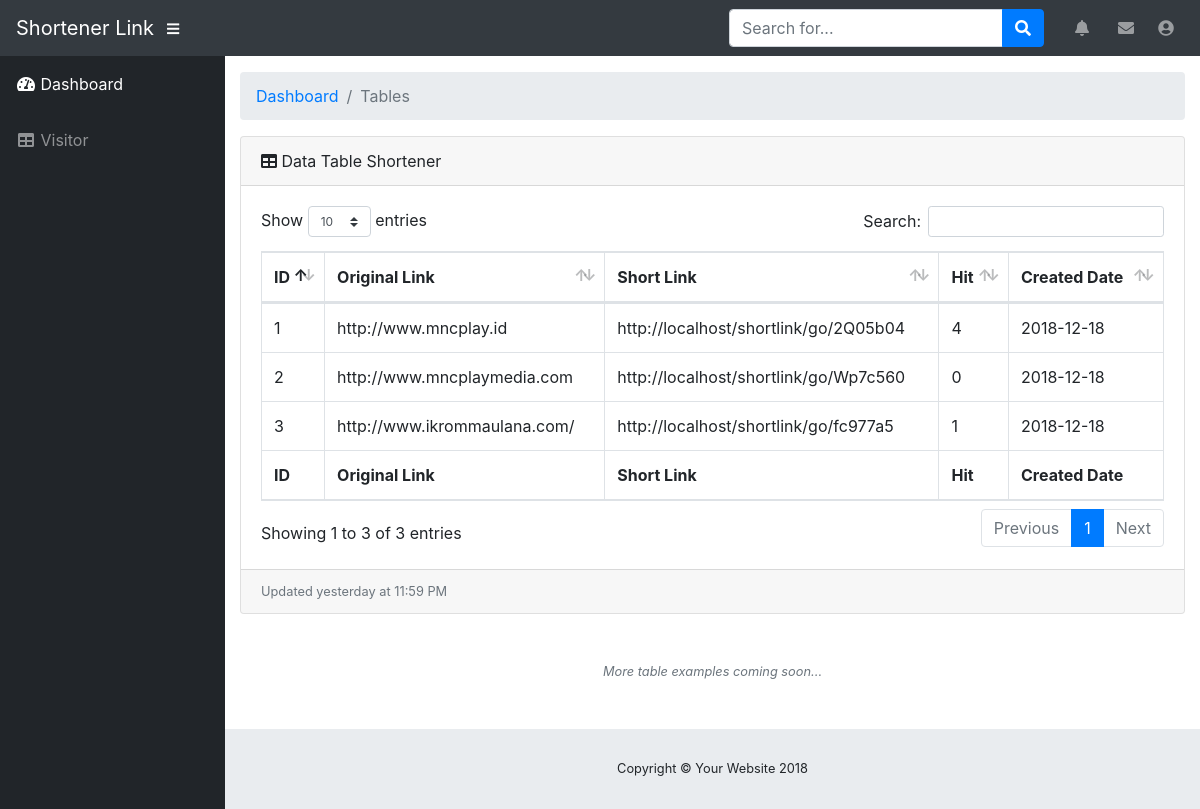
The page /index.php/dashboard on the database its author committed.
### tables this page shows
CREATE TABLE `url` (
  `id` int(11) NOT NULL,
  `original_link` varchar(300) NOT NULL,
  `short_link` varchar(200) NOT NULL,
  `hit` int(11) NOT NULL,
  `status` int(11) NOT NULL DEFAULT '1',
  `created_date` date NOT NULL
);

### application/controllers/Dashboard.php (called while the page is built, shortened)
<?php
class Dashboard extends CI_Controller {
	function __construct()
    {
        $this->load->database();
		$this->load->model('mshort');
        $this->load->helper('url','form');
        $this->load->library('form_validation');
    }
	public function index()
	{
		$data['url']	= $this->mshort->get_url()->result();
		$this->load->view('dashboard',$data);
	}
}

### index.php (called while the page is built, shortened)
<?php
require_once BASEPATH.'core/CodeIgniter.php';

### application/models/Mshort.php (called while the page is built, shortened)
<?php  if ( ! defined('BASEPATH')) exit('No direct script access allowed');
Class Mshort extends CI_Model {
    function get_url(){
    	$query = $this->db->get('url');
    	return $query;
    }
}

### application/views/dashboard.php (the view, shortened to what this page needs)
<!DOCTYPE html>
<html lang="en">
  <head>
    <link href="<?php echo base_url(); ?>assets/css/bootstrap.min.css" rel="stylesheet">
    <link href="<?php echo base_url(); ?>assets/css/all.min.css" rel="stylesheet" type="text/css">
    <link href="<?php echo base_url(); ?>assets/css/dataTables.bootstrap4.css" rel="stylesheet">
    <link href="<?php echo base_url(); ?>assets/css/sb-admin.css" rel="stylesheet">
  </head>
  <body id="page-top">
    <nav class="navbar navbar-expand navbar-dark bg-dark static-top">
      <a class="navbar-brand mr-1" href="<?php echo base_url(); ?>">Shortener Link</a>
      <button class="btn btn-link btn-sm text-white order-1 order-sm-0" id="sidebarToggle" href="#">
        <i class="fas fa-bars"></i>
      </button>
      <form class="d-none d-md-inline-block form-inline ml-auto mr-0 mr-md-3 my-2 my-md-0">
        <div class="input-group">
          <input type="text" class="form-control" placeholder="Search for..." aria-label="Search" aria-describedby="basic-addon2">
          <div class="input-group-append">
            <button class="btn btn-primary" type="button">
              <i class="fas fa-search"></i>
            </button>
          </div>
        </div>
      </form>
      <ul class="navbar-nav ml-auto ml-md-0">
        <li class="nav-item dropdown no-arrow mx-1">
          <a class="nav-link dropdown-toggle" href="#" role="button" data-toggle="dropdown" aria-haspopup="true" aria-expanded="false">
            <i class="fas fa-bell fa-fw"></i>
          </a>
        </li>
        <li class="nav-item dropdown no-arrow mx-1">
          <a class="nav-link dropdown-toggle" href="#" role="button" data-toggle="dropdown" aria-haspopup="true" aria-expanded="false">
            <i class="fas fa-envelope fa-fw"></i>
          </a>
        </li>
        <li class="nav-item dropdown no-arrow">
          <a class="nav-link dropdown-toggle" href="#" role="button" data-toggle="dropdown" aria-haspopup="true" aria-expanded="false">
            <i class="fas fa-user-circle fa-fw"></i>
          </a>
        </li>
      </ul>
    </nav>
    <div id="wrapper">
      <ul class="sidebar navbar-nav">
        <li class="nav-item active">
          <a class="nav-link" href="<?php echo base_url(); ?>dashboard/">
            <i class="fas fa-fw fa-tachometer-alt"></i>
            <span>Dashboard</span>
          </a>
        </li>
        <li class="nav-item">
          <a class="nav-link" href="<?php echo base_url(); ?>dashboard/visitor/">
            <i class="fas fa-fw fa-table"></i>
            <span>Visitor</span></a>
        </li>
      </ul>
      <div id="content-wrapper">
        <div class="container-fluid">
          <ol class="breadcrumb">
            <li class="breadcrumb-item">
              <a href="#">Dashboard</a>
            </li>
            <li class="breadcrumb-item active">Tables</li>
          </ol>
          <div class="card mb-3">
            <div class="card-header">
              <i class="fas fa-table"></i>
              Data Table Shortener</div>
            <div class="card-body">
              <div class="table-responsive">
                <table class="table table-bordered" id="dataTable" width="100%" cellspacing="0">
                  <thead>
                    <tr>
                      <th>ID</th>
                      <th>Original Link</th>
                      <th>Short Link</th>
                      <th>Hit</th>
                      <th>Created Date</th>
                    </tr>
                  </thead>
                  <tfoot>
                    <tr>
                      <th>ID</th>
                      <th>Original Link</th>
                      <th>Short Link</th>
                      <th>Hit</th>
                      <th>Created Date</th>
                    </tr>
                  </tfoot>
                  <tbody>
                    <?php foreach($url as $value) {?>
                    <tr>
                      <td><?= $value->id; ?></td>
                      <td><?= $value->original_link; ?></td>
                      <td><?php echo base_url(); ?>go/<?= $value->short_link; ?></td>
                      <td><?= $value->hit; ?></td>
                      <td><?= $value->created_date; ?></td>
                    </tr>
                    <?php } ?>
                  </tbody>
                </table>
              </div>
            </div>
            <div class="card-footer small text-muted">Updated yesterday at 11:59 PM</div>
          </div>
          <p class="small text-center text-muted my-5">
            <em>More table examples coming soon...</em>
          </p>
        </div>
        <footer class="sticky-footer">
          <div class="container my-auto">
            <div class="copyright text-center my-auto">
              <span>Copyright © Your Website 2018</span>
            </div>
          </div>
        </footer>
      </div>
    </div>
  </body>
</html>

### assets/css/sb-admin.css (style rules this page uses)
html { position: relative; min-height: 100%; }
body { height: 100%; }
#wrapper { display: -webkit-box; display: -ms-flexbox; display: flex; }
#wrapper #content-wrapper { overflow-x: hidden; width: 100%; padding-top: 1rem; padding-bottom: 80px; }
.navbar-nav .nav-item.active .nav-link { color: #fff; }
.navbar-nav .nav-item.dropdown .dropdown-toggle::after { width: 1rem; text-align: center; float: right; vertical-align: 0; border: 0; font-weight: 900; content: '\f105'; font-family: 'Font Awesome 5 Free'; }
.navbar-nav .nav-item.dropdown.no-arrow .dropdown-toggle::after { display: none; }
.sidebar { width: 90px !important; background-color: #212529; min-height: calc(100vh - 56px); }
.sidebar .nav-item:last-child { margin-bottom: 1rem; }
.sidebar .nav-item .nav-link { text-align: center; padding: 0.75rem 1rem; width: 90px; }
.sidebar .nav-item .nav-link span { font-size: 0.65rem; display: block; }
.sidebar .nav-item .nav-link { color: rgba(255, 255, 255, 0.5); }
@media (min-width: 768px) { .sidebar { width: 225px !important; } }
@media (min-width: 768px) { .sidebar .nav-item .nav-link { display: block; width: 100%; text-align: left; padding: 1rem; width: 225px; } }
@media (min-width: 768px) { .sidebar .nav-item .nav-link span { font-size: 1rem; display: inline; } }
:root { --input-padding-x: 0.75rem; --input-padding-y: 0.75rem; }
footer.sticky-footer { display: -webkit-box; display: -ms-flexbox; display: flex; position: absolute; right: 0; bottom: 0; width: calc(100% - 90px); height: 80px; background-color: #e9ecef; }
footer.sticky-footer .copyright { line-height: 1; font-size: 0.8rem; }
@media (min-width: 768px) { footer.sticky-footer { width: calc(100% - 225px); } }

### rows shown on the page
url: id "1", original_link "http://www.mncplay.id", short_link "2Q05b04", hit "4", created_date "2018-12-18"
url: id "2", original_link "http://www.mncplaymedia.com", short_link "Wp7c560", hit "0", created_date "2018-12-18"
url: id "3", original_link "http://www.ikrommaulana.com/", short_link "fc977a5", hit "1", created_date "2018-12-18"
